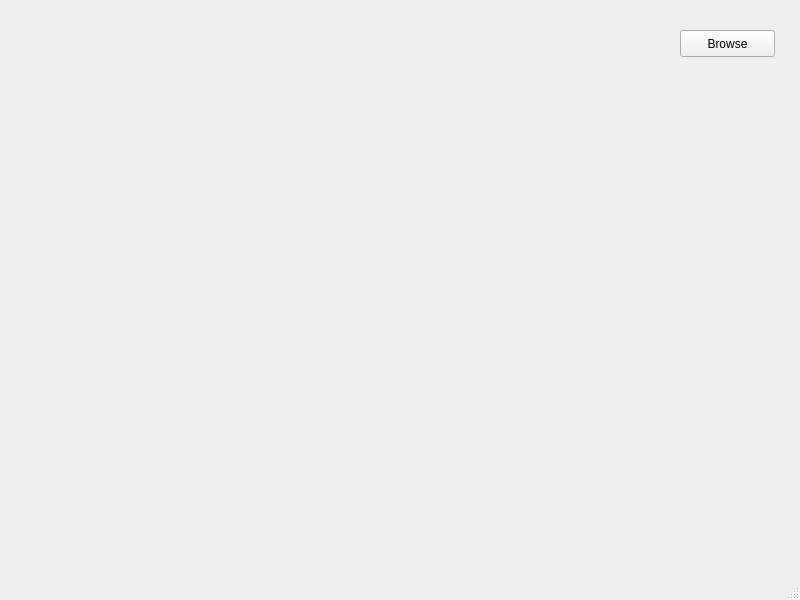
<?xml version="1.0" encoding="UTF-8"?>
<ui version="4.0">
 <class>MainWindow</class>
 <widget class="QMainWindow" name="MainWindow">
  <property name="geometry">
   <rect>
    <x>0</x>
    <y>0</y>
    <width>800</width>
    <height>600</height>
   </rect>
  </property>
  <property name="windowTitle">
   <string>MainWindow</string>
  </property>
  <widget class="QWidget" name="centralwidget">
   <widget class="QPushButton" name="browse_button">
    <property name="geometry">
     <rect>
      <x>680</x>
      <y>30</y>
      <width>95</width>
      <height>27</height>
     </rect>
    </property>
    <property name="text">
     <string>Browse</string>
    </property>
   </widget>
   <widget class="QLabel" name="browse_label">
    <property name="geometry">
     <rect>
      <x>380</x>
      <y>30</y>
      <width>291</width>
      <height>20</height>
     </rect>
    </property>
    <property name="text">
     <string/>
    </property>
   </widget>
  </widget>
  <widget class="QMenuBar" name="menubar">
   <property name="geometry">
    <rect>
     <x>0</x>
     <y>0</y>
     <width>800</width>
     <height>23</height>
    </rect>
   </property>
  </widget>
  <widget class="QStatusBar" name="statusbar"/>
 </widget>
 <resources/>
 <connections/>
</ui>
